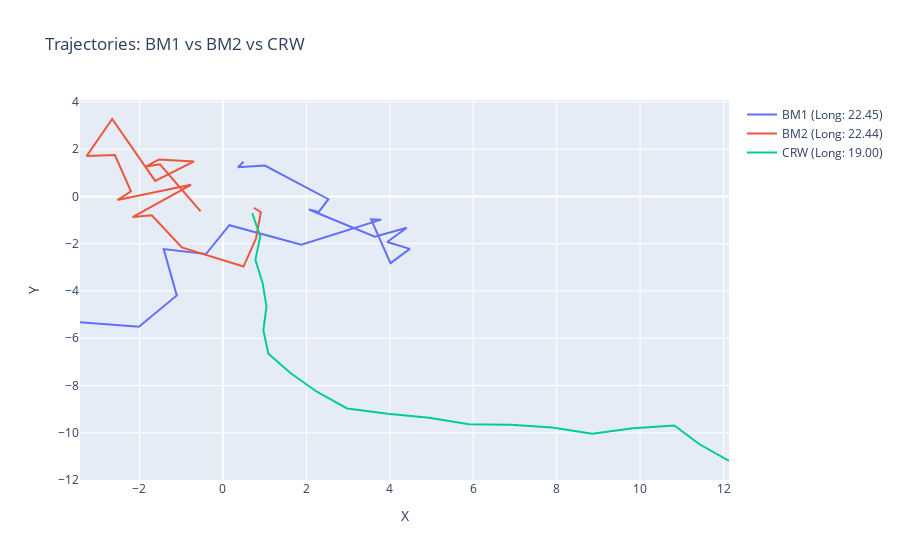

Source (notebook cell):
### Markdown cell above
# **Activity 1:** Path length - (BM1 vs BM2 vs CRW)
This activity generates two types of trajectories: Brownian Motion (BM), created by summing normal random steps, and Correlated Random Walk (CRW), where each step depends on the previous angle plus a random variation. The total length of each trajectory is calculated by summing the distances between consecutive points. The code implements functions to generate these trajectories and calculate their length, visualizing them in an interactive graph.

### Code cell
# Brownian Motion trejectory
def generate_bm_trajectory(n_steps=100, step_std=1.0):
    # (x,y) randon walk generation
    steps_x = np.random.normal(loc=0, scale=step_std, size=n_steps)
    steps_y = np.random.normal(loc=0, scale=step_std, size=n_steps)
    # Acumulated random walk 
    x = np.cumsum(steps_x)
    y = np.cumsum(steps_y)
    return pd.DataFrame({'x': x, 'y': y})

# Correlated Random Walk trajectory 
def generate_crw_trajectory(n_steps=100, step_length=1.0, turning_angle_std=np.pi/8):
    # Initial random angule
    angle = np.random.uniform(0, 2*np.pi)
    x, y = [0], [0]
    for _ in range(n_steps):
        # Normal distribution added
        delta_angle = np.random.normal(loc=0, scale=turning_angle_std)
        angle += delta_angle
        # Position updated
        x.append(x[-1] + step_length * np.cos(angle))
        y.append(y[-1] + step_length * np.sin(angle))
    # It¿nitial point skipped 
    return pd.DataFrame({'x': x[1:], 'y': y[1:]})

# Trajectory length calculation
def compute_path_length(traj_df):
    # Euclidian distance calculation
    dx = np.diff(traj_df['x'])
    dy = np.diff(traj_df['y'])
    distances = np.sqrt(dx**2 + dy**2)
    return np.sum(distances)

# Trajectories generated
bm1 = generate_bm_trajectory(n_steps=20, step_std=1.0)
bm2 = generate_bm_trajectory(n_steps=20, step_std=1.0)
crw = generate_crw_trajectory(n_steps=20, step_length=1.0, turning_angle_std=np.pi/8)

# Length calculation of each trajectory
length_bm1 = compute_path_length(bm1)
length_bm2 = compute_path_length(bm2)
length_crw = compute_path_length(crw)

print("BM1 length:", length_bm1)
print("BM2 length:", length_bm2)
print("CRW length:", length_crw)

# Trajectory graph
fig = go.Figure()
fig.add_trace(go.Scatter(x=bm1['x'], y=bm1['y'], mode='lines', name=f'BM1 (Long: {length_bm1:.2f})'))
fig.add_trace(go.Scatter(x=bm2['x'], y=bm2['y'], mode='lines', name=f'BM2 (Long: {length_bm2:.2f})'))
fig.add_trace(go.Scatter(x=crw['x'], y=crw['y'], mode='lines', name=f'CRW (Long: {length_crw:.2f})'))
fig.update_layout(title="Trajectories: BM1 vs BM2 vs CRW",
                  xaxis_title="X", yaxis_title="Y")
fig.show()

### Figure 1 — Plotly figure (JSON) as saved in the notebook; plotly's stock layout.template omitted (floating-point values rounded to 4 significant figures)
{"data": [{"mode": "lines", "name": "BM1 (Long: 22.45)", "type": "scatter", "x": [0.4967, 0.3584, 1.006, 2.529, 2.295, 2.061, 3.64, 4.408, 3.938, 4.481, 4.017, 3.551, 3.793, 1.88, 0.1552, -0.4071, -1.42, -1.106, -2.014, -3.426], "y": [1.466, 1.24, 1.307, -0.1173, -0.6617, -0.5508, -1.702, -1.326, -1.927, -2.218, -2.82, -0.9679, -0.9814, -2.039, -1.217, -2.437, -2.229, -4.188, -5.516, -5.32]}, {"mode": "lines", "name": "BM2 (Long: 22.44)", "type": "scatter", "x": [0.7385, 0.9098, 0.7942, 0.4931, -0.9854, -1.705, -2.166, -1.109, -0.7652, -2.528, -2.204, -2.589, -3.266, -2.654, -1.623, -0.6922, -1.531, -1.841, -1.509, -0.5338], "y": [-0.4792, -0.6648, -1.771, -2.967, -2.155, -0.7986, -0.8706, 0.1329, 0.4945, -0.1506, 0.2108, 1.749, 1.713, 3.278, 0.6579, 1.48, 1.567, 1.268, 1.36, -0.6279]}, {"mode": "lines", "name": "CRW (Long: 19.00)", "type": "scatter", "x": [0.7034, 0.8952, 0.7786, 0.9529, 1.045, 0.9689, 1.09, 1.634, 2.261, 2.978, 3.952, 4.938, 5.898, 6.898, 7.891, 8.856, 9.828, 10.82, 11.43, 12.13], "y": [-0.7108, -1.692, -2.685, -3.67, -4.666, -5.663, -6.656, -7.494, -8.274, -8.97, -9.2, -9.362, -9.642, -9.662, -9.782, -10.04, -9.811, -9.691, -10.49, -11.2]}], "layout": {"title": {"text": "Trajectories: BM1 vs BM2 vs CRW"}, "xaxis": {"title": {"text": "X"}}, "yaxis": {"title": {"text": "Y"}}}}
